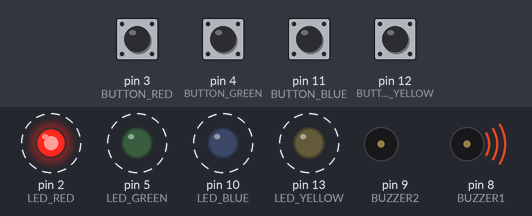
A sketch run on a simulated Arduino Uno, built with avr-gcc and run on an emulated ATmega328P. On the bench: output pins drawn as LEDs (lit = HIGH), buzzer (waves = sounding, pin HIGH). Dashed ring = blinking. The test bench sets the inputs (shaded band); at power-on: pin 3 (BUTTON_RED), pin 4 (BUTTON_GREEN), pin 11 (BUTTON_BLUE), pin 12 (BUTTON_YELLOW) HIGH. Random numbers use the default seed unless the sketch sets one.

Above: at 1.97 s.
2.0 s: pin 3 (BUTTON_RED) pulled LOW for 0.15 s
At 2.4 s:
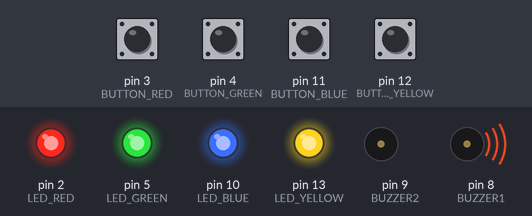
At 4.3 s:
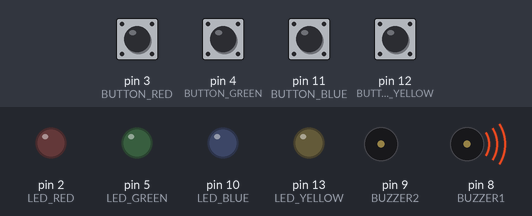
5.0 s: pin 4 (BUTTON_GREEN) pulled LOW for 0.15 s
8.0 s: pin 11 (BUTTON_BLUE) pulled LOW for 0.15 s
At 9.42 s:
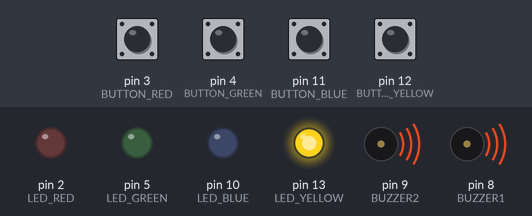
11.0 s: pin 11 (BUTTON_BLUE) pulled LOW for 1 s
14.0 s: pin 3 (BUTTON_RED) pulled LOW for 1 s
At 15.37 s:
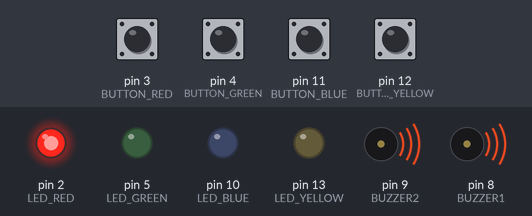
17.0 s: pin 12 (BUTTON_YELLOW) pulled LOW for 0.15 s
Timing chart, 0 to 21.0 s (numbered marks = the images above; inputs shaded):
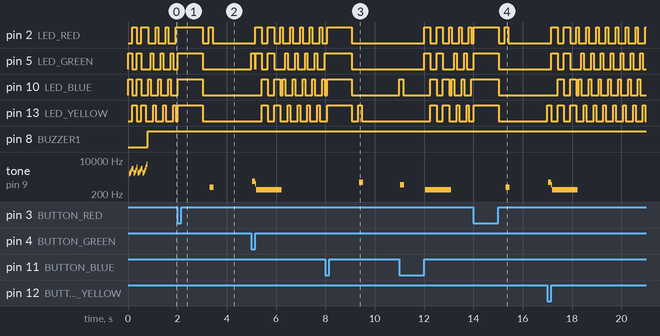

The sketch:

Part_16_Simon_Says.ino
```cpp
/******************************************************************************
 *
 *	Filename:		Part_16_Simon_Says.ino
 *
 *	Description:	Put everything together to make a Simon Says game!
 *
 *	New Software:	files, case statements
 *
 *****************************************************************************/

#include "notes.h"						// frequencies for all the notes

#define CHOICE_OFF			0			// used to control LEDs
#define CHOICE_NONE			0			// used to check buttons
#define CHOICE_RED			(1 << 0)
#define CHOICE_GREEN		(1 << 1)
#define CHOICE_BLUE			(1 << 2)
#define CHOICE_YELLOW		(1 << 3)

// Which pins are used for what:
#define LED_RED				2			// red LED
#define LED_GREEN			5			// green LED
#define LED_BLUE			10			// blue LED
#define LED_YELLOW			13			// yellow LED
#define BUTTON_RED			3			// red button pin
#define BUTTON_GREEN		4			// green button pin
#define BUTTON_BLUE			11			// blue button pin
#define BUTTON_YELLOW		12			// yellow button pin
#define BUZZER1				8			// buzzer pin 1
#define BUZZER2				9			// buzzer pin 2

// Game settings:
#define ROUNDS_TO_WIN		13			// rounds to play before you win
#define ENTRY_TIME_LIMIT	3000		// time to press a button [ms]

#define MODE_MEMORY			0
#define MODE_BATTLE			1
#define MODE_BEEGEES		2

// Game state variables
byte gameMode = MODE_MEMORY;			// By default, let's play the memory game
byte gameBoard[32];						// the combination of buttons
byte gameRound = 0;						// number of succesful rounds

void setup()
{
	// Set the button pins as inputs (with pullup resistors).
	pinMode(BUTTON_RED, INPUT_PULLUP);
	pinMode(BUTTON_GREEN, INPUT_PULLUP);
	pinMode(BUTTON_BLUE, INPUT_PULLUP);
	pinMode(BUTTON_YELLOW, INPUT_PULLUP);

	// Set the LED pins as outputs.
	pinMode(LED_RED, OUTPUT);
	pinMode(LED_GREEN, OUTPUT);
	pinMode(LED_BLUE, OUTPUT);
	pinMode(LED_YELLOW, OUTPUT);

	// Set the buzzer pins as outputs.
	pinMode(BUZZER1, OUTPUT);
	pinMode(BUZZER2, OUTPUT);

	// Set the game mode.  By default, we'll play the memory game.
	gameMode = MODE_MEMORY;

	// If the upper right button is pressed...
	if (CheckButton() == CHOICE_GREEN)
	{
		// Put game into battle mode.
		gameMode = MODE_BATTLE;

		// Turn on the green LED.
		SetLEDs(CHOICE_GREEN);

		// Play the "green" tone.
		toner(CHOICE_GREEN, 150);

		// Turn on the other LEDs until you release button.
		SetLEDs(CHOICE_RED | CHOICE_BLUE | CHOICE_YELLOW);

		// Wait for user to stop pressing button.
		while(CheckButton() != CHOICE_NONE);

		// Now do nothing. Battle mode will be serviced in the main routine.
	}

	PlayVictoryTune(); // After setup is complete, say hello to the world
}

void loop()
{
	// Blink lights to get someone to press a button.
	AttractMode();

	// Indicate the start of game play.
	SetLEDs(CHOICE_RED | CHOICE_GREEN | CHOICE_BLUE | CHOICE_YELLOW); // Turn all LEDs on

	// Wait one second.
	delay(1000);

	// Turn off LEDs.
	SetLEDs(CHOICE_OFF);

	// Wait 1/4 second.
	delay(250);

	if (gameMode == MODE_MEMORY)
	{
		// Play memory game and handle result
		if (PlayMemory() == true)
			PlayVictoryTune(); // Player won, play winner tones
		else
			PlayLoserSound(); // Player lost, play loser tones
	}

	if (gameMode == MODE_BATTLE)
	{
		// Play game until someone loses.
		PlayBattle();

		// Player lost, play loser tones.
		PlayLoserSound();
	}
}

//-=-=-=-=-=-=-=-=-=-=-=-=-=-=-=-=-=-=-=-=-=-=-=-=-=-=-=-=-=-=
//The following functions are related to game play only

// Play the regular memory game
// Returns 0 if player loses, or 1 if player wins
boolean PlayMemory(void)
{
	// Seed the random generator with random amount of millis().
	randomSeed(millis());

	// Reset the game to the beginning.
	gameRound = 0;

	// Keep playing until you've won...
	while (gameRound < ROUNDS_TO_WIN)
	{
		// Add a button to the current moves, then play them back
		AddToMoves();

		// Play back the current game board
		PlayMoves();

		// Require the player to repeat the sequence.
		for (byte currentMove = 0 ; currentMove < gameRound ; currentMove++)
		{
			// See what button the user presses.
			byte choice = WaitForButton();

			// If wait timed out, player loses.
			if (choice == 0)
				return false;

			// If the choice is incorrect, player loses.
			if (choice != gameBoard[currentMove])
				return false;
		}

		// Player was correct, delay before playing moves.
		delay(1000);
	}

	// Player made it through all the rounds to win!
	return true;
}

// Play the special 2 player battle mode
// A player begins by pressing a button then handing it to the other player
// That player repeats the button and adds one, then passes back.
// This function returns when someone loses
boolean PlayBattle(void)
{
	// Reset the game frame back to one frame.
	gameRound = 0;

	// Loop until someone fails.
	while (1)
	{
		// Wait for user to input next move.
		byte newButton = WaitForButton();

		// Add this new button to the game array.
		gameBoard[gameRound++] = newButton;

		// Then require the player to repeat the sequence.
		for (byte currentMove = 0 ; currentMove < gameRound ; currentMove++)
		{
			byte choice = WaitForButton();

			// If wait timed out, player loses.
			if (choice == 0)
				return false;

			// If the choice is incorect, player loses.
			if (choice != gameBoard[currentMove])
				return false;
		}

		// Give the user an extra 100ms to hand the game to the other player.
		delay(100);
	}

	// We should never get here.
	return true;
}

// Plays the current contents of the game moves.
void PlayMoves(void)
{
  for (byte currentMove = 0 ; currentMove < gameRound ; currentMove++)
  {
    toner(gameBoard[currentMove], 150);

    // Wait some amount of time between button playback.
    // Shorten this to make game harder.
	// 150 works well. 75 gets fast.
    delay(150);
  }
}

// Adds a new random button to the game sequence, by sampling the timer
void AddToMoves(void)
{
	byte newButton = random(0, 4); // min (included), max (exluded)

	// We have to convert this number, 0 to 3, to CHOICEs.
	if(newButton == 0) newButton = CHOICE_RED;
	else if(newButton == 1) newButton = CHOICE_GREEN;
	else if(newButton == 2) newButton = CHOICE_BLUE;
	else if(newButton == 3) newButton = CHOICE_YELLOW;

	// Add this new button to the game array.
	gameBoard[gameRound++] = newButton;
}

//-=-=-=-=-=-=-=-=-=-=-=-=-=-=-=-=-=-=-=-=-=-=-=-=-=-=-=-=-=-=
//The following functions control the hardware

// Lights a given LEDs
// Pass in a byte that is made up from CHOICE_RED, CHOICE_YELLOW, etc
void SetLEDs(byte leds)
{
	if ((leds & CHOICE_RED) != 0)
		digitalWrite(LED_RED, HIGH);
	else
		digitalWrite(LED_RED, LOW);

	if ((leds & CHOICE_GREEN) != 0)
		digitalWrite(LED_GREEN, HIGH);
	else
		digitalWrite(LED_GREEN, LOW);

	if ((leds & CHOICE_BLUE) != 0)
		digitalWrite(LED_BLUE, HIGH);
	else
		digitalWrite(LED_BLUE, LOW);

	if ((leds & CHOICE_YELLOW) != 0)
		digitalWrite(LED_YELLOW, HIGH);
	else
		digitalWrite(LED_YELLOW, LOW);
}

// Wait for a button to be pressed.
// Returns one of LED colors (LED_RED, etc.) if successful, 0 if timed out
byte WaitForButton(void)
{
	// Remember the time we started the this loop.
	long startTime = millis();

	// Loop until too much time has passed.
	while ((millis() - startTime) < ENTRY_TIME_LIMIT)
	{
		// See if a button was pressed.
		byte button = CheckButton();

		// If a button was pressed...
		if (button != CHOICE_NONE)
		{
			// Play the button the user just pressed.
			toner(button, 150);

			// Wait for user to release button.
			while(CheckButton() != CHOICE_NONE);

			// This delay helps with debouncing and accidental double taps.
			delay(10);

			return button;
		}
	}

	return CHOICE_NONE; // If we get here, we've timed out!
}

// Returns a '1' bit in the position corresponding to CHOICE_RED, CHOICE_GREEN, etc.
byte CheckButton(void)
{
	// If a button is pressed...				...return the button.
	if (digitalRead(BUTTON_RED) == 0)			return(CHOICE_RED);
	else if (digitalRead(BUTTON_GREEN) == 0)	return(CHOICE_GREEN);
	else if (digitalRead(BUTTON_BLUE) == 0)		return(CHOICE_BLUE);
	else if (digitalRead(BUTTON_YELLOW) == 0)	return(CHOICE_YELLOW);

	// If no button is pressed, return none.
	return(CHOICE_NONE);
}

// Light an LED and play tone
// Red, upper left:     440Hz - 2.272ms - 1.136ms pulse
// Green, upper right:  880Hz - 1.136ms - 0.568ms pulse
// Blue, lower left:    587.33Hz - 1.702ms - 0.851ms pulse
// Yellow, lower right: 784Hz - 1.276ms - 0.638ms pulse
void toner(byte which, int buzz_length_ms)
{
	SetLEDs(which); //Turn on a given LED

	//Play the sound associated with the given LED
	switch(which)
	{
	case CHOICE_RED:
		buzz_sound(buzz_length_ms, 1136);
	break;
	case CHOICE_GREEN:
		buzz_sound(buzz_length_ms, 568);
	break;
	case CHOICE_BLUE:
		buzz_sound(buzz_length_ms, 851);
	break;
	case CHOICE_YELLOW:
		buzz_sound(buzz_length_ms, 638);
	break;
	}

	SetLEDs(CHOICE_OFF); // Turn off all LEDs
}

// Toggle buzzer every buzz_delay_us, for a duration of buzz_length_ms.
void buzz_sound(int buzz_length_ms, int buzz_delay_us)
{
  // Convert total play time from milliseconds to microseconds
  long buzz_length_us = buzz_length_ms * (long)1000;

  // Loop until the remaining play time is less than a single buzz_delay_us
  while (buzz_length_us > (buzz_delay_us * 2))
  {
    buzz_length_us -= buzz_delay_us * 2; //Decrease the remaining play time

    // Toggle the buzzer at various speeds
    digitalWrite(BUZZER1, LOW);
    digitalWrite(BUZZER2, HIGH);
    delayMicroseconds(buzz_delay_us);

    digitalWrite(BUZZER1, HIGH);
    digitalWrite(BUZZER2, LOW);
    delayMicroseconds(buzz_delay_us);
  }
}

// Play the winner sound and lights
void PlayVictoryTune(void)
{
	SetLEDs(CHOICE_GREEN | CHOICE_BLUE);
	PlayWinnerSound();
	SetLEDs(CHOICE_RED | CHOICE_YELLOW);
	PlayWinnerSound();
	SetLEDs(CHOICE_GREEN | CHOICE_BLUE);
	PlayWinnerSound();
	SetLEDs(CHOICE_RED | CHOICE_YELLOW);
	PlayWinnerSound();
}

// Play the winner sound
// This is just a unique (annoying) sound we came up with, there is no magic to it
void PlayWinnerSound(void)
{
  // Toggle the buzzer at various speeds
  for (byte x = 250 ; x > 70 ; x--)
  {
    for (byte y = 0 ; y < 3 ; y++)
    {
      digitalWrite(BUZZER2, HIGH);
      digitalWrite(BUZZER1, LOW);
      delayMicroseconds(x);

      digitalWrite(BUZZER2, LOW);
      digitalWrite(BUZZER1, HIGH);
      delayMicroseconds(x);
    }
  }
}

// Play the loser sound/lights
void PlayLoserSound(void)
{
  SetLEDs(CHOICE_RED | CHOICE_GREEN);
  buzz_sound(255, 1500);

  SetLEDs(CHOICE_BLUE | CHOICE_YELLOW);
  buzz_sound(255, 1500);

  SetLEDs(CHOICE_RED | CHOICE_GREEN);
  buzz_sound(255, 1500);

  SetLEDs(CHOICE_BLUE | CHOICE_YELLOW);
  buzz_sound(255, 1500);
}

// Show an "attract mode" display while waiting for user to press button.
void AttractMode(void)
{
  while(1)
  {
    SetLEDs(CHOICE_RED);
    delay(100);
    if (CheckButton() != CHOICE_NONE) return;

    SetLEDs(CHOICE_BLUE);
    delay(100);
    if (CheckButton() != CHOICE_NONE) return;

    SetLEDs(CHOICE_GREEN);
    delay(100);
    if (CheckButton() != CHOICE_NONE) return;

    SetLEDs(CHOICE_YELLOW);
    delay(100);
    if (CheckButton() != CHOICE_NONE) return;
  }
}
```

notes.h
```cpp
#define NOTE_B0 31
#define NOTE_C1 33
#define NOTE_CS1 35
#define NOTE_D1 37
#define NOTE_DS1 39
#define NOTE_E1 41
#define NOTE_F1 44
#define NOTE_FS1 46
#define NOTE_G1 49
#define NOTE_GS1 52
#define NOTE_A1 55
#define NOTE_AS1 58
#define NOTE_B1 62
#define NOTE_C2 65
#define NOTE_CS2 69
#define NOTE_D2 73
#define NOTE_DS2 78
#define NOTE_E2 82
#define NOTE_F2 87
#define NOTE_FS2 93
#define NOTE_G2 98
#define NOTE_GS2 104
#define NOTE_A2 110
#define NOTE_AS2 117
#define NOTE_B2 123
#define NOTE_C3 131
#define NOTE_CS3 139
#define NOTE_D3 147
#define NOTE_DS3 156
#define NOTE_E3 165
#define NOTE_F3 175
#define NOTE_FS3 185
#define NOTE_G3 196
#define NOTE_GS3 208
#define NOTE_A3 220
#define NOTE_AS3 233
#define NOTE_B3 247
#define NOTE_C4 262
#define NOTE_CS4 277
#define NOTE_D4 294
#define NOTE_DS4 311
#define NOTE_E4 330
#define NOTE_F4 349
#define NOTE_FS4 370
#define NOTE_G4 392
#define NOTE_GS4 415
#define NOTE_A4 440
#define NOTE_AS4 466
#define NOTE_B4 494
#define NOTE_C5 523
#define NOTE_CS5 554
#define NOTE_D5 587
#define NOTE_DS5 622
#define NOTE_E5 659
#define NOTE_F5 698
#define NOTE_FS5 740
#define NOTE_G5 784
#define NOTE_GS5 831
#define NOTE_A5 880
#define NOTE_AS5 932
#define NOTE_B5 988
#define NOTE_C6 1047
#define NOTE_CS6 1109
#define NOTE_D6 1175
#define NOTE_DS6 1245
#define NOTE_E6 1319
#define NOTE_F6 1397
#define NOTE_FS6 1480
#define NOTE_G6 1568
#define NOTE_GS6 1661
#define NOTE_A6 1760
#define NOTE_AS6 1865
#define NOTE_B6 1976
#define NOTE_C7 2093
#define NOTE_CS7 2217
#define NOTE_D7 2349
#define NOTE_DS7 2489
#define NOTE_E7 2637
#define NOTE_F7 2794
#define NOTE_FS7 2960
#define NOTE_G7 3136
#define NOTE_GS7 3322
#define NOTE_A7 3520
#define NOTE_AS7 3729
#define NOTE_B7 3951
#define NOTE_C8 4186
#define NOTE_CS8 4435
#define NOTE_D8 4699
#define NOTE_DS8 4978
```

Measured:
- after the input at 2.0 s, tone on pin 9 (BUZZER2): silent → 437 Hz after 1.3 s, → silent 0.16 s later
- after the input at 8.0 s, tone on pin 9 (BUZZER2): silent → 774 Hz after 1.4 s, → silent 0.16 s later
- after the input at 14.0 s, tone on pin 9 (BUZZER2): silent → 437 Hz after 1.3 s, → silent 0.16 s later
- by itself, pin 13 (LED_YELLOW): repeats every 0.52 s: LOW 0.26 s, HIGH 0.25 s
- by itself, tone on pin 9 (BUZZER2): plays 2051 Hz for 0.04 s, 2331 Hz for 0.04 s, 2770 Hz for 0.04 s, 3627 Hz for 0.04 s, 3642 Hz for 0.04 s, 2167 Hz for 0.04 s … (19 notes in this stretch)
